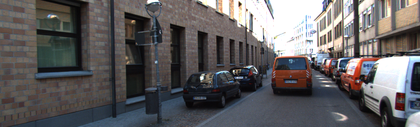
%> input picture images/source_img.png, 420 x 127 px, shrunk from 1238 x 374 before the run
$ octave dct.m   (GNU Octave 9; MATLAB toolbox functions it lacks are replaced by stand-ins)
%> lines starting %> are read from the running program, lines starting %| are printed output that depends on the picture
### dct8x8_matrix.m
function A_Matrix = dct8x8_matrix(dimension)
%DCT8_MATRIX 此处显示有关此函数的摘要
%   此处显示详细说明
pi = 3.1415926;

A_Matrix = zeros(dimension);

for rows = 1:dimension
    for cols = 1:dimension

% define C(u)
        if rows == 1
            coefficient = 1/sqrt(2);
        else
            coefficient = 1;
        end

        temp = 2*(cols-1)+1;
        temp = temp*(rows-1)*pi/(dimension*2);

        A_Matrix(rows, cols) = cos(temp) * coefficient;
    end

end
end

### quantization_table.m
function quanti = quantization_table
%QUANTIZATION_TABLE 8 x 8
quanti_table = [
    16, 11, 10, 16, 24, 40, 51, 61;
    12, 12, 14, 19, 26, 58, 60, 55;
    14, 13, 16, 24, 40, 57, 69, 56;
    14, 17, 22, 29, 51, 87, 80, 62;
    18, 22, 37, 56, 68, 109, 103, 77;
    25, 35, 55, 64, 81, 104, 113, 92;
    49, 64, 78, 87, 103, 121, 120, 101;
    72, 92, 95, 98, 112, 100,103, 99];
quanti = quanti_table;
end

### dct.m
%{
Name: Hongbin Zhou
Stu.ID: 3119305524
this is the MATLAB code for DCT Assignment
of the Course Mulitmedia and Digtal Video Tech
%}
% clear and close all
clear;close;clc;

% load the image, this image is from KITTI Dataset
source_image = imread("images/source_img.png");
%> source_image is the input picture: size 127x420x3 uint8; mean R, G, B 97.6, 95.1, 96.5

% show source rgb image
% figure('name','source image')
% imshow(source_image);

% convert rgb into gray
gray_img = rgb2gray(source_image);
[rows, cols] = size(gray_img);
%> rows = 127; cols = 420

% resize to times of 8
rows = floor(rows/8)*8;
%> rows = 120
cols = floor(cols/8)*8;
%> cols = 416
gray_img = gray_img(1:rows ,1:cols) ;
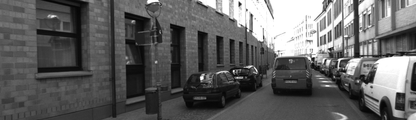
%> gray_img: size 120x416 uint8; min 3, max 255, mean 97.3
imwrite(gray_img, "images/gray_image.jpg", 'jpg');

% show resized gray image
% figure('name','resized gray image')
% imshow(gray_img);

% change uin8 into float and shit from -128~127
double_gray = double(gray_img) - 128;

% get the DCT 8x8 matrix
%  dct_result = A*f(x,y)*A'
A_matrix = dct8x8_matrix(8);

% define and get the DCT transform batch 8x8 result
% get dct batch size = (rows/8) * (cols/8)
dct_batch_result = zeros( 8, 8, rows/8, cols/8);
for index_row = 1:8:rows
    for index_col = 1:8:cols
        batch_img = double_gray(index_row: index_row+7, index_col:index_col+7);
        dct_batch_result( :, :, ceil(index_row/8), ceil(index_col/8)) = A_matrix*batch_img*A_matrix';
    end
end

% define and get quantization result matrix
% get the quantization table
quanti_table = quantization_table;

% define further quantization coefficients vector
% due to the source image with high resolution, so I selected some large
% coefficients to make the differences visualisable
quanti_coef = [0.5, 1.0, 10.0, 25.0, 50.0, 100.0]';
quanti_coef_length = length(quanti_coef);
quantization_result = zeros( 8, 8, rows/8, cols/8, quanti_coef_length);

for index_coef = 1:quanti_coef_length
    coef_quanti = quanti_table*quanti_coef(index_coef);
    for index_row = 1:8:rows
        for index_col = 1:8:cols
            temp = dct_batch_result( :, :, ceil(index_row/8), ceil(index_col/8))./coef_quanti;
            quantization_result( :, :, ceil(index_row/8), ceil(index_col/8), index_coef) = round(temp);
        end
    end
end

% Attention here the 5 dimension matrix " quantization_result " storage
% the quantization result with size 8x8x(rows/8)x(cols/8)xsizeof(quanti coeffient)

% create recovered dct matrix correspoding to coefficient
recovered_dct = zeros(8, 8, rows/8, cols/8, quanti_coef_length);
recovered_img = uint8( zeros(rows, cols, quanti_coef_length));

% revovery by inverse DCT transform
% get the inverse of A_matrix
A_inverse = inv(A_matrix);
A_inverse_trans = inv(A_matrix');
for index_coef = 1:quanti_coef_length
    coef_quanti = quanti_table*quanti_coef(index_coef);
    for index_row = 1:8:rows
        for index_col = 1:8:cols
            temp = quantization_result( :, :, ceil(index_row/8), ceil(index_col/8), index_coef).*coef_quanti;
            recovered_dct( :, :, ceil(index_row/8), ceil(index_col/8), index_coef) = temp;

%             batch_img = A_inverse*temp*A_inverse_trans + 128;
            batch_img = A_matrix\temp/A_matrix' + 128;
            recovered_img(index_row: index_row+7, index_col:index_col+7, index_coef) = ...
                uint8(batch_img);
        end
    end
end

% Show result
% By default, I comment the imwrite function
figure('name', "quanti coef results");
for index_coef = 1:quanti_coef_length
    % our evaluation with RMSE
    difference = double(recovered_img(:, :, index_coef)) - double(gray_img);
    quanti_mse = sum(sum(difference.^2))/(rows*cols);
    quanti_rmse = sqrt(quanti_mse);
    % our evalution with Frobenius Nom
    fro_norm = norm(difference, 'fro');

    subplot(3, 2, index_coef, 'position', ...
        [(0.5*rem(index_coef-1, 2))+0.05, 0.33*(2 -floor((index_coef-1)/2)), 0.4, 0.3]);
    imshow(recovered_img(:, :, index_coef));
    title( "coef " +string(quanti_coef(index_coef))+ ...
        " rmse: " + string(quanti_rmse) + ...
        " norm: "+ string(fro_norm));
    imwrite(recovered_img(:, :, index_coef), "images/quanti_coef_ " +string(quanti_coef(index_coef))+".jpg", 'jpg');
end
%> this loop made 6 passes
%> (quanti_mse, quanti_rmse, fro_norm) on passes 1 to 6: (3.21, 1.79, 400.5), (8.37, 2.89, 646.2), (85.69, 9.26, 2068.3), (183.1, 13.53, 3022.9), (321.9, 17.94, 4008.5), (610.6, 24.71, 5520.8)
%> pass 1, `difference = double(recovered_img(:, :, index_coef)) - double(gray_img);`:
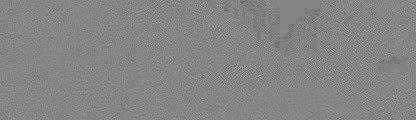
%> difference: size 120x416 double; min -11, max 10, mean -0.0312; drawn with min black and max white
%> after the loop:
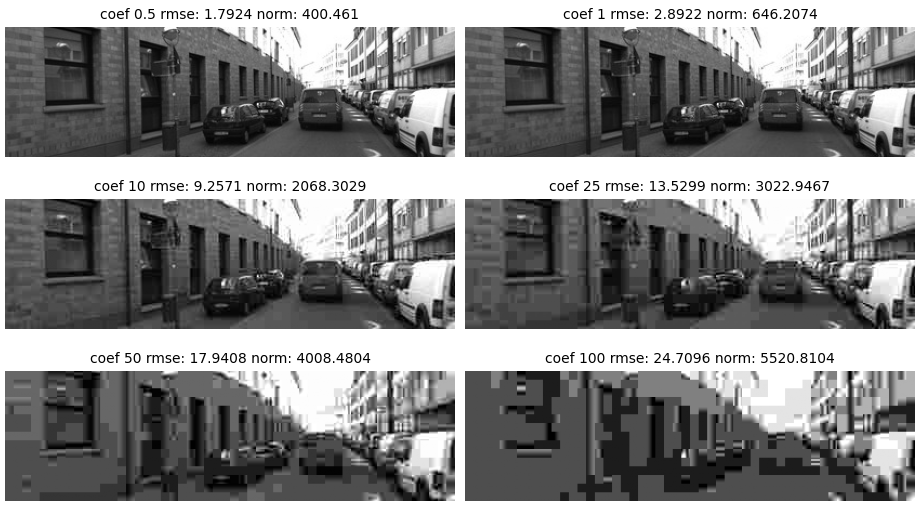
%> figure redrawn from the program's plot data, 6 panels

% Dircetly cope with DCT coefficients as below
% defince the range of DCT coef
dct_range = [1, 2, 4, 8]';
dct_range_length = length(dct_range);
dct_coef_matrix = zeros(8, 8,  rows/8, cols/8, dct_range_length);
dct_recoverd_img = uint8( zeros(rows, cols, dct_range_length));

for index_coef = 1:dct_range_length
    for index_row = 1:8:rows
        for index_col = 1:8:cols
            temp = dct_batch_result( :, :, ceil(index_row/8), ceil(index_col/8));
            temp_batch = zeros(8, 8);
            temp_batch(1:dct_range(index_coef), 1:dct_range(index_coef)) = ...
                temp(1:dct_range(index_coef), 1:dct_range(index_coef));

%             batch_img = A_inverse*temp*A_inverse_trans + 128;
            batch_img = A_matrix\temp_batch/A_matrix' + 128;
            dct_recoverd_img(index_row: index_row+7, index_col:index_col+7, index_coef) = ...
                uint8(batch_img);
        end
    end
end
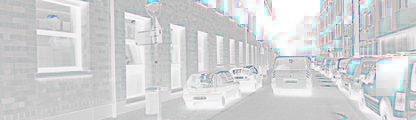
%> dct_recoverd_img: size 120x416x4 uint8; mean R, G, B, A 97.3, 97.2, 97.2, 97.3; transparent parts drawn white
%> after the loop, temp_batch = [1324 -698.3 -81.83 -184.5 -34 -33.8 -9.4 -6.79; -907.6 -181 201.1 20.48 38.77 8.62 15.83 2.35; -426.6 337.1 182.8 20.95 -1.85 -17.54 5.25 -3.36; -219.7 199 -60.79 -66.16 -1.52 -3.7 -11.81 -1.88; -138 44.26 -101.7 -56.05 38 5.96 5.33 6.67; -22.8 45.89 -54.76 19.03 31.36 -4.44 3.52 0.988; 10.03 26.04 -54.75 50.75 0.765 -18.9 3.2 1.91; 3.91 5.08 -23.31 39.42 -9.54 -17.53 -1.82 -8.44]

% show the keep differet dct coefficients results
% evaluate the result by using rmse
figure('name', "dct coef result");
for index_coef = 1:dct_range_length
    % our evaluation with RMSE
    difference = double(dct_recoverd_img(:, :, index_coef)) - double(gray_img);
    dct_mse = sum(sum(difference.^2))/(rows*cols);
    dct_rmse = sqrt(dct_mse);
    % our evalution with Frobenius Nom
    fro_norm = norm(difference, 'fro');

    subplot(2, 2, index_coef, 'position', ...
        [(0.5*rem(index_coef-1, 2))+0.05, 0.5*( 1-floor((index_coef-1)/2))+0.05, 0.4, 0.4]);
    imshow(dct_recoverd_img(:, :, index_coef));
    title( "range: " +string(dct_range(index_coef))+"x"+string(dct_range(index_coef)) + ...
        " rmse: " + string(dct_rmse) + ...
        " norm: " + string(fro_norm));
    imwrite(dct_recoverd_img(:, :, index_coef), "images/dct_range_ " +string(dct_range(index_coef))+".jpg", 'jpg');
end
%> this loop made 4 passes
%> (dct_mse, dct_rmse, fro_norm) on passes 1 to 4: (758.1, 27.53, 6151.7), (379.2, 19.47, 4350.7), (119.7, 10.94, 2444.4), (0, 0, 0)
%> pass 1, `difference = double(dct_recoverd_img(:, :, index_coef)) - double(gray_..`:
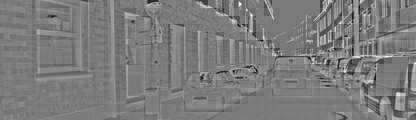
%> difference: size 120x416 double; min -193, max 203, mean 0; drawn with min black and max white
%> pass 2, `imshow(dct_recoverd_img(:, :, index_coef));`:
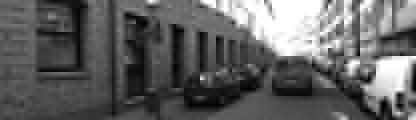
%> displayed picture: size 120x416, on the screen's scale of 0 to 255; min 0, max 255, mean 97.2
%> after the loop:
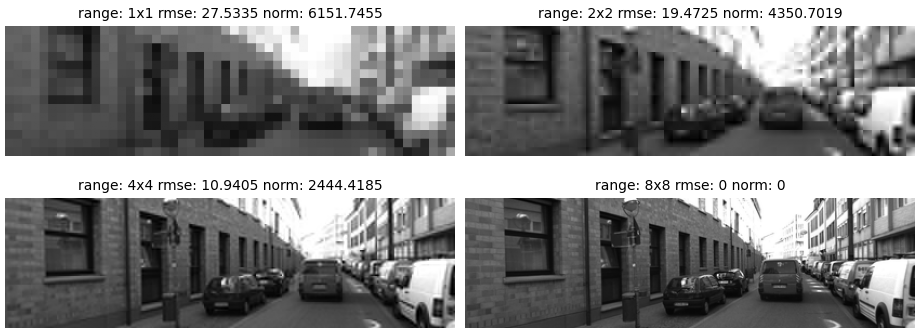
%> figure redrawn from the program's plot data, 4 panels
